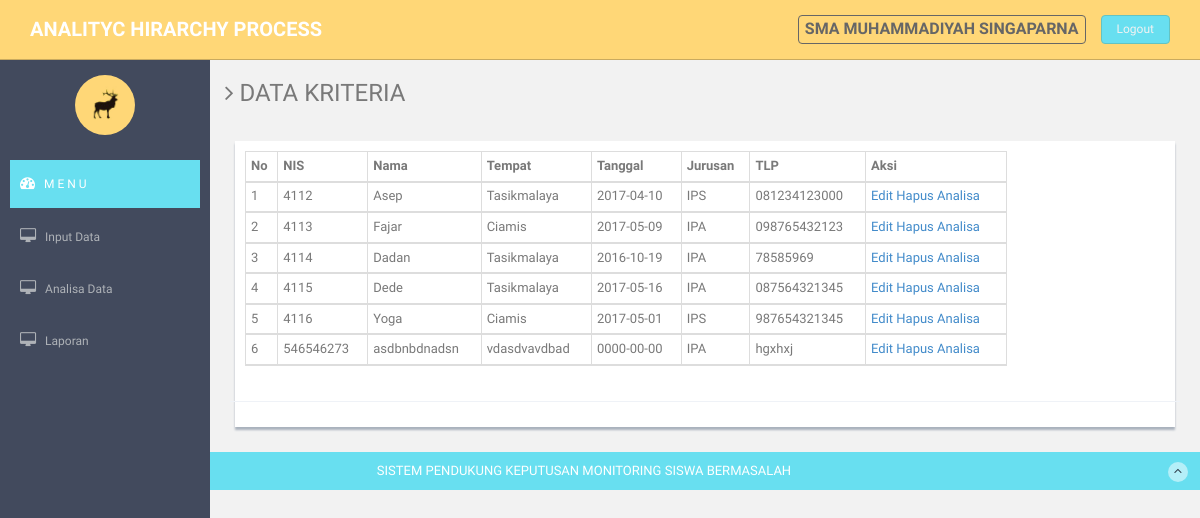
Page /tampil_data_alternatif.php (signed in) on the committed database.
### tables this page shows
CREATE TABLE IF NOT EXISTS `t_alternatif2` (
  `nis` varchar(12) NOT NULL,
  `nama` varchar(25) NOT NULL,
  `tempat` varchar(25) NOT NULL,
  `tanggal` date NOT NULL,
  `jurusan` varchar(10) NOT NULL,
  `tlp` varchar(12) NOT NULL,
  PRIMARY KEY (`nis`)
);

### tampil_data_alternatif.php (the view, shortened to what this page needs)
<?php
if (empty($_SESSION['username']) AND
empty($_SESSION['password'])){
 header('location:index.php');
}
else{
if ( $_SESSION['level']=='admin' ){
?>
<!DOCTYPE html>
<html lang="en">
  <head>
    <link href="assets/css/bootstrap.css" rel="stylesheet">
    <link href="assets/font-awesome/css/font-awesome.css" rel="stylesheet" />
    <link rel="stylesheet" type="text/css" href="assets/js/bootstrap-datepicker/css/datepicker.css" />
    <link rel="stylesheet" type="text/css" href="assets/js/bootstrap-daterangepicker/daterangepicker.css" />
    <link href="assets/css/style.css" rel="stylesheet">
    <link href="assets/css/style-responsive.css" rel="stylesheet">
  </head>
  <body>
  <section id="container" >
<header class="header black-bg">
            <a href="index.html" class="logo"><b>Analityc Hirarchy Process</b></a>
            <div class="top-menu">
            	<ul class="nav pull-right top-menu">
                    <li><a class="logout" href="logout.php">Logout</a></li>
            	</ul>
            </div>
			<div class="top-menu">
            	<ul class="nav pull-right top-menu">
				<li><a href="index.html" class="logo"> <b>SMA MUhammadiyah Singaparna</b> </a></li>
            	</ul>
            </div>
        </header>
      <aside>
          <div id="sidebar"  class="nav-collapse ">
              <ul class="sidebar-menu" id="nav-accordion">
              	  <p class="centered"><a href="profile.html"><img src="assets/img/ui-sam.jpg" class="img-circle" width="60"></a></p>
                  <li class="mt">
                      <a class="active" href="index.html">
                          <i class="fa fa-dashboard"></i>
                          <span>M E N U</span>
                      </a>
                  </li>
                  <li class="sub-menu">
                      <a href="javascript:;" >
                          <i class="fa fa-desktop"></i>
                          <span>Input Data</span>
                      </a>
                  </li>
				  <li class="sub-menu">
                      <a href="javascript:;" >
                          <i class="fa fa-desktop"></i>
                          <span>Analisa Data</span>
                      </a>
                  </li>
				  <li class="sub-menu">
                      <a href="javascript:;" >
                          <i class="fa fa-desktop"></i>
                          <span>Laporan</span>
                      </a>
                  </li>
              </ul>
          </div>
      </aside>
      <section id="main-content">
          <section class="wrapper">
          	<h3><i class="fa fa-angle-right"></i> DATA KRITERIA </h3>
          	<div class="row mt">
          		<div class="col-lg-12">
                  <div class="form-panel">
                      <form class="form-horizontal style-form" method="POST" action="aksi_input_data_kriteria.php">
                          <div class="form-group">
                              <div class="col-sm-10">
								<table class="table table-bordered table-striped table-condensed">
                              <thead>
                              <tr>
								 <th>No</th>
								 <th> NIS </th>
								 <th> Nama </th>
								 <th> Tempat </th>
								 <th> Tanggal </th>
								 <th> Jurusan </th>
								 <th> TLP </th>
								 <th> Aksi </th>
								 </tr>
                              <tr>
							   <?php
								 $i=0;
								 $sql="select * from t_alternatif2";
								 $tampil=mysql_query($sql);
								 while($data=mysql_fetch_array($tampil)){
								 $i++;
								 echo"
								 <tr>
								 <td>$i</td>
								 <td>$data[nis]</td>
								 <td>$data[nama]</td>
								 <td>$data[tempat]</td>
								 <td>$data[tanggal]</td>
								 <td>$data[jurusan]</td>
								 <td>$data[tlp]</td>
								 <td>
								<a href='edit_data_alternatif.php?nis=$data[nis]'>Edit</a>
								<a href='aksi_hapus_alternatif.php?nis=$data[nis]'>Hapus</a>
								<a href='analisa_alternatif.php?nis=$data[nis]'>Analisa</a>
								 </td>
								 </tr>";
								 }
								 ?>
                          </table>
                              </div>
                          </div>
		</section><! --/wrapper -->
      </section>
      <footer class="site-footer">
          <div class="text-center">
              SISTEM PENDUKUNG KEPUTUSAN MONITORING SISWA BERMASALAH
              <a href="form_component.html#" class="go-top">
                  <i class="fa fa-angle-up"></i>
              </a>
          </div>
      </footer>
  </section>
  </body>
</html>
<?php }else { echo "Anda bukan Administraor"; }
}
?>

### assets/css/style.css (style rules this page uses)
body { color: #797979; background: #f2f2f2; font-family: 'Ruda', sans-serif; padding: 0px !important; margin: 0px !important; font-size:13px; }
ul li { list-style: none; }
a, a:hover, a:focus { text-decoration: none; outline: none; }
#container { width: 100%; height: 100%; }
.centered { text-align: center; }
.mt { margin-top: 25px; }
ul.top-menu > li > .logout { color: #f2f2f2; font-size: 12px; border-radius: 4px; -webkit-border-radius: 4px; border: 1px solid #64c3c2 !important; padding: 5px 15px; margin-right: 15px; background: #68dff0; margin-top: 15px; }
#sidebar { width: 210px; height: 100%; position: fixed; background: #424a5d; }
#sidebar ul li { position: relative; }
ul.sidebar-menu , ul.sidebar-menu li ul.sub { margin: -2px 0 0; padding: 0; }
ul.sidebar-menu { margin-top: 75px; }
ul.sidebar-menu li { margin-bottom: 5px; margin-left:10px; margin-right:10px; }
ul.sidebar-menu li.sub-menu { line-height: 15px; }
ul.sidebar-menu li a span { display: inline-block; }
ul.sidebar-menu li a { color: #aeb2b7; text-decoration: none; display: block; padding: 15px 0 15px 10px; font-size: 12px; outline: none; -webkit-transition: all 0.3s ease; -moz-transition: all 0.3s ease; -o-transition: all 0.3s ease; -ms-transition: all 0.3s ease; transition: all 0.3s ease; }
ul.sidebar-menu li a.active, ul.sidebar-menu li a:hover, ul.sidebar-menu li a:focus { background: #68dff0; color: #fff; display: block; -webkit-transition: all 0.3s ease; -moz-transition: all 0.3s ease; -o-transition: all 0.3s ease; -ms-transition: all 0.3s ease; transition: all 0.3s ease; }
ul.sidebar-menu li a i { font-size: 15px; padding-right: 6px; }
ul.sidebar-menu li a.active i { color: #fff; }
#main-content { margin-left: 210px; }
.header, .footer { min-height: 60px; padding: 0 15px; }
.header { position: fixed; left: 0; right: 0; z-index: 1002; }
.black-bg { background: #ffd777; border-bottom: 1px solid #c9aa5f; }
.wrapper { display: inline-block; margin-top: 60px; padding-left: 15px; padding-right: 15px; padding-bottom: 15px; padding-top: 0px; width: 100%; }
a.logo { font-size: 20px; color: #ffffff; float: left; margin-top: 15px; text-transform: uppercase; }
a.logo b { font-weight: 900; }
#top_menu .nav > li, ul.top-menu > li { float: left; }
ul.top-menu > li > a { color: #666666; font-size: 16px; border-radius: 4px; -webkit-border-radius: 4px; border:1px solid #666666 !important; padding: 2px 6px; margin-right: 15px; }
.form-panel { background: #ffffff; margin: 10px; padding: 10px; box-shadow: 0px 3px 2px #aab2bd; text-align: left; }
.form-horizontal.style-form .form-group { border-bottom: 1px solid #eff2f7; padding-bottom: 15px; margin-bottom: 15px; }
.site-footer { background: #68dff0; color: #fff; padding: 10px 0; }
.go-top { margin-right: 1%; float: right; background: rgba(255,255,255,.5); width: 20px; height: 20px; border-radius: 50%; -webkit-border-radius: 50%; }
.go-top i { color: #2A3542; }

### rows in the picture
t_alternatif2: nis "4112", nama "Asep", tempat "Tasikmalaya", tanggal "2017-04-10", jurusan "IPS", tlp "081234123000"
t_alternatif2: nis "4113", nama "Fajar", tempat "Ciamis", tanggal "2017-05-09", jurusan "IPA", tlp "098765432123"
t_alternatif2: nis "4114", nama "Dadan", tempat "Tasikmalaya", tanggal "2016-10-19", jurusan "IPA", tlp "78585969"
t_alternatif2: nis "4115", nama "Dede", tempat "Tasikmalaya", tanggal "2017-05-16", jurusan "IPA", tlp "087564321345"
t_alternatif2: nis "4116", nama "Yoga", tempat "Ciamis", tanggal "2017-05-01", jurusan "IPS", tlp "987654321345"
t_alternatif2: nis "546546273", nama "asdbnbdnadsn", tempat "vdasdvavdbad", tanggal "0000-00-00", jurusan "IPA", tlp "hgxhxj"
